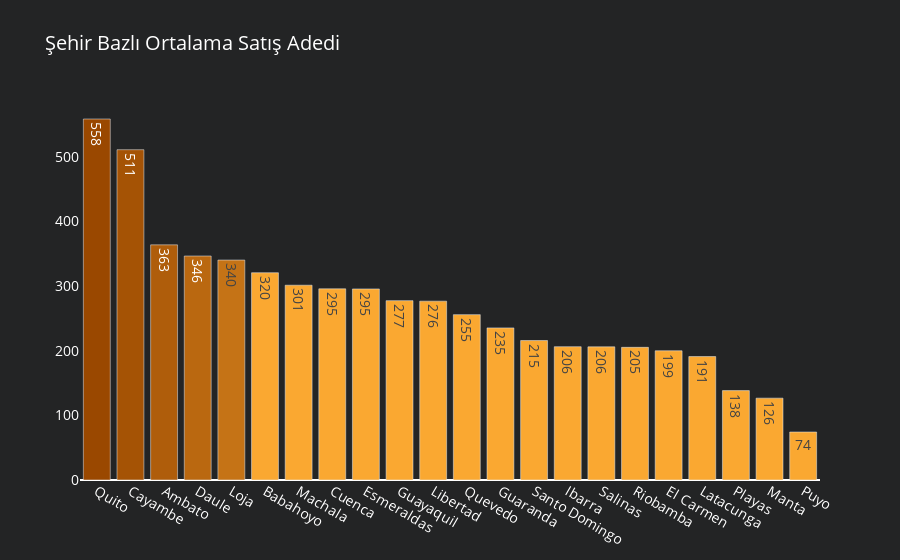

Notebook source saved alongside this figure:
### Code cell
df_city_sa = df_train1.groupby('city').agg({"sales" : "mean"}).reset_index().sort_values(by='sales', ascending=False)
df_city_sa['color'] = colors['level10']
df_city_sa['color'][:1] = colors['level1']
df_city_sa['color'][1:2] = colors['level2']
df_city_sa['color'][2:3] = colors['level3']
df_city_sa['color'][3:4] = colors['level4']
df_city_sa['color'][4:5] = colors['level5']

fig4 = go.Figure(data=[go.Bar(y=df_city_sa['sales'],
                             x=df_city_sa['city'], 
                             marker=dict(color= df_city_sa['color']),
                             name='State',
                             text=df_city_sa['sales'].astype(int),
                             textposition='auto',
                             hoverinfo='text',
                             hovertext=
                            '<b>Şehir</b>:'+ df_city_sa['city'] +'<br>' +
                            '<b>Satış Adedi</b>:'+ df_city_sa['sales'].astype(int).astype(str) +'<br>' ,
                            # hovertemplate='Family: %{y}'+'<br>Sales: $%{x:.0f}'
                            )])
fig4.update_layout(title_text='Şehir Bazlı Ortalama Satış Adedi',paper_bgcolor=colors['background'],plot_bgcolor=colors['background'],
                font=dict(
                size=14,
                color='white'))

fig4.update_yaxes(showgrid=False, categoryorder='total ascending')

### Figure 1 — Plotly figure (JSON) as saved in the notebook; plotly's stock layout.template omitted (floating-point values rounded to 4 significant figures)
{"data": [{"hoverinfo": "text", "hovertext": ["<b>Şehir</b>:Quito<br><b>Satış Adedi</b>:558<br>", "<b>Şehir</b>:Cayambe<br><b>Satış Adedi</b>:511<br>", "<b>Şehir</b>:Ambato<br><b>Satış Adedi</b>:363<br>", "<b>Şehir</b>:Daule<br><b>Satış Adedi</b>:346<br>", "<b>Şehir</b>:Loja<br><b>Satış Adedi</b>:340<br>", "<b>Şehir</b>:Babahoyo<br><b>Satış Adedi</b>:320<br>", "<b>Şehir</b>:Machala<br><b>Satış Adedi</b>:301<br>", "<b>Şehir</b>:Cuenca<br><b>Satış Adedi</b>:295<br>", "<b>Şehir</b>:Esmeraldas<br><b>Satış Adedi</b>:295<br>", "<b>Şehir</b>:Guayaquil<br><b>Satış Adedi</b>:277<br>", "<b>Şehir</b>:Libertad<br><b>Satış Adedi</b>:276<br>", "<b>Şehir</b>:Quevedo<br><b>Satış Adedi</b>:255<br>", "<b>Şehir</b>:Guaranda<br><b>Satış Adedi</b>:235<br>", "<b>Şehir</b>:Santo Domingo<br><b>Satış Adedi</b>:215<br>", "<b>Şehir</b>:Ibarra<br><b>Satış Adedi</b>:206<br>", "<b>Şehir</b>:Salinas<br><b>Satış Adedi</b>:206<br>", "<b>Şehir</b>:Riobamba<br><b>Satış Adedi</b>:205<br>", "<b>Şehir</b>:El Carmen<br><b>Satış Adedi</b>:199<br>", "<b>Şehir</b>:Latacunga<br><b>Satış Adedi</b>:191<br>", "<b>Şehir</b>:Playas<br><b>Satış Adedi</b>:138<br>", "<b>Şehir</b>:Manta<br><b>Satış Adedi</b>:126<br>", "<b>Şehir</b>:Puyo<br><b>Satış Adedi</b>:74<br>"], "marker": {"color": ["#9a4800", "#a55305", "#af5d0b", "#ba6810", "#c57316", "#faa831", "#faa831", "#faa831", "#faa831", "#faa831", "#faa831", "#faa831", "#faa831", "#faa831", "#faa831", "#faa831", "#faa831", "#faa831", "#faa831", "#faa831", "#faa831", "#faa831"]}, "name": "State", "text": [558, 511, 363, 346, 340, 320, 301, 295, 295, 277, 276, 255, 235, 215, 206, 206, 205, 199, 191, 138, 126, 74], "textposition": "auto", "type": "bar", "x": ["Quito", "Cayambe", "Ambato", "Daule", "Loja", "Babahoyo", "Machala", "Cuenca", "Esmeraldas", "Guayaquil", "Libertad", "Quevedo", "Guaranda", "Santo Domingo", "Ibarra", "Salinas", "Riobamba", "El Carmen", "Latacunga", "Playas", "Manta", "Puyo"], "y": [558.6, 511.1, 363.8, 346.6, 340.3, 320.7, 301.4, 295.8, 295.6, 277.5, 276.7, 255.8, 235.4, 215.8, 206.3, 206.1, 205.3, 200.0, 191.0, 138.3, 126.6, 74.28]}], "layout": {"font": {"color": "white", "size": 14}, "paper_bgcolor": "#232425", "plot_bgcolor": "#232425", "title": {"text": "Şehir Bazlı Ortalama Satış Adedi"}, "yaxis": {"categoryorder": "total ascending", "showgrid": false}}}
